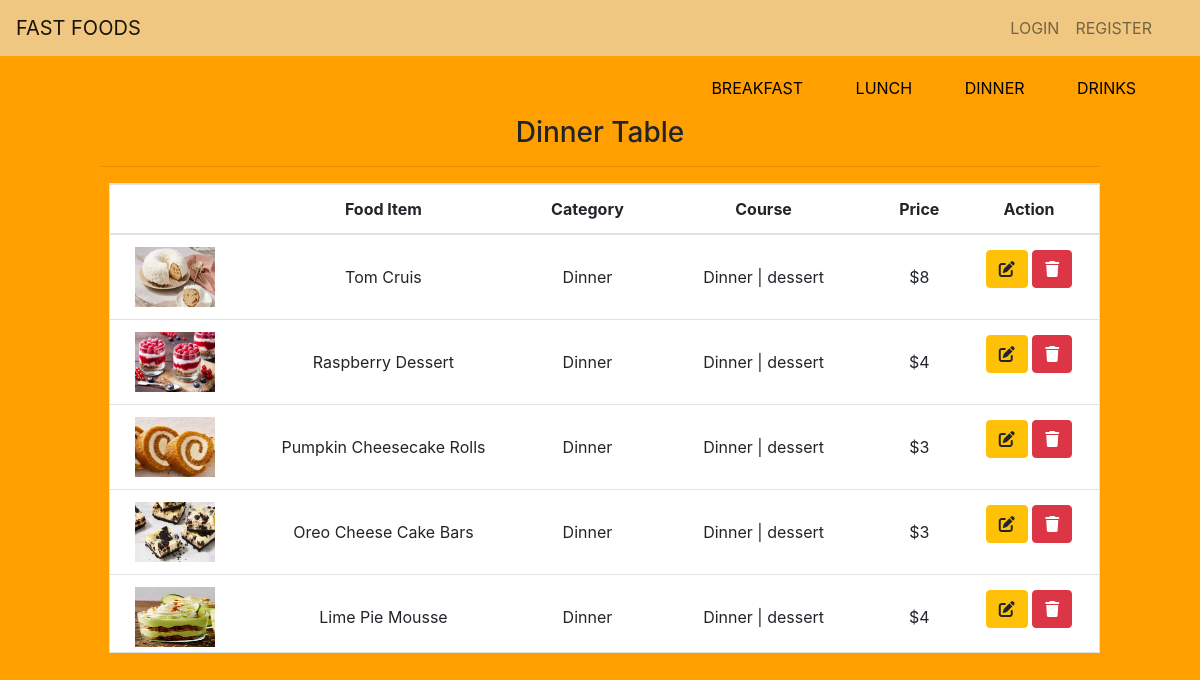
Screenshot of /app/admdinner/ with the database file from the repository.
### app/models.py (models this page shows, shortened)
class Food(models.Model):
    id =models.UUIDField(primary_key=True, default=uuid.uuid4)
    name = models.CharField(max_length=120)
    meal = models.ForeignKey(Meal, on_delete=models.CASCADE, null=True)
    course = models.ForeignKey(Course, on_delete=models.CASCADE, null=True)
    price = models.PositiveIntegerField(null=True)
    image = models.ImageField(upload_to='food_pics/', default='/media/food.jpg')
    created = models.DateTimeField(auto_now_add=True)
    update = models.DateTimeField(auto_now=True)
    class Meta:
        verbose_name_plural ='food'
        ordering =('-created',)

class Meal(models.Model):
    id =models.UUIDField(primary_key=True, default=uuid.uuid4)
    name = models.CharField(choices=category ,max_length=120, null=True)
    class Meta:
        verbose_name_plural = 'meal'
    def __str__(self):
        return self.name

class Course(models.Model):
    id =models.UUIDField(primary_key=True, default=uuid.uuid4)
    name = models.CharField(choices=choice,max_length=120, null=True)
    meal = models.ForeignKey(Meal, on_delete=models.CASCADE)
    class Meta:
        verbose_name_plural = 'course'
    def __str__(self):
        return f'{self.meal} | {self.name}'

### app/views.py (the view)
# urls.py: path('admdinner/', admdinner, name='admdinner'),
def admdinner(request):
    foods = Food.objects.all()
    context={
        'foods':foods,
    }
    return render(request, 'pages/admdinner.html',context )

### templates/pages/admdinner.html (shortened to what this page needs)
{% extends 'partials/base.html' %}
{%load crispy_forms_tags%}
{% block content %}
    <div class="container">
        <div class="row" style="margin-top: 60px;">
            <div class="col-md-7">
            </div>
            <div class="col-md-5">
                <div class="py-3 text-center">
                    <a class="pr-5" style="color: black;" href="{% url 'admbreakfast' %}">BREAKFAST</a>
                    <a class="pr-5" style="color: black;" href="{% url 'admlunch' %}">LUNCH</a>
                    <a class="pr-5" style="color: black;" href="{% url 'admdinner' %}">DINNER</a>
                    <a style="color: black;" href="{% url 'admdrinks' %}">DRINKS</a>
                </div>
            </div>
        </div>
        <div class="row">
            <div class="upper" style="margin: auto; width: 100%; display: flex; text-align: center; justify-content: space-between;  ">
                <div class="right mb-2" style="margin: auto; width: 90%;">
                    <h3>Dinner Table</h3>
                    <hr>
                    <div class="border bg-white ml-2" style="height: 470px; overflow-y: scroll;">
                        <table class="table">
                            <thead>
                                <th style="padding-top: 20px;" scope="col" >{{forloop.counter}}</th>
                                <th scope="col" >Food Item</th>
                                <th scope="col" >Category</th>
                                <th scope="col">Course</th>
                                <th scope="col" >Price</th>
                                <th scope="col">Action</th>
                            </thead>
                            <tbody>
                                {% for food in foods %}
                                {%if food.meal.name == 'Dinner'%}
                                <tr>
                                    <td><img src="{{food.image.url}}" alt="" height="60px" width="80px"></td>
                                    <td style="padding-top: 30px;">{{food.name}}</td>
                                    <td style="padding-top: 30px;">{{food.meal}}</td>
                                    <td style="padding-top: 30px;">{{food.course}}</td>
                                    <td style="padding-top: 30px;">${{food.price}}</td>
                                    <td style="padding-top: 15px;">
                                        <a class="btn btn-warning" href="{% url 'edit_admdinner' food.id %}"><i class="fas fa-edit"></i></a>
                                        <a class="btn btn-danger" href="{% url 'delete_admdinner' food.id %}"><i class="fa fa-trash"></i></a>
                                    </td>
                                </tr>
                                {%endif%}
                                {% endfor %}
                            </tbody>
                        </table>
                </div>
            </div>
        </div>
    </div>
{% endblock %}

### static/css/style.css (style rules this page uses)
body { background-color: #ff9f00 !important; }

### rows the page displays
Food: image (picture), name "Tom Cruis", meal "Dinner", course "Dinner | dessert", price "8"
Food: image (picture), name "Raspberry Dessert", meal "Dinner", course "Dinner | dessert", price "4"
Food: image (picture), name "Pumpkin Cheesecake Rolls", meal "Dinner", course "Dinner | dessert", price "3"
Food: image (picture), name "Oreo Cheese Cake Bars", meal "Dinner", course "Dinner | dessert", price "3"
Food: image (picture), name "Lime Pie Mousse", meal "Dinner", course "Dinner | dessert", price "4"
